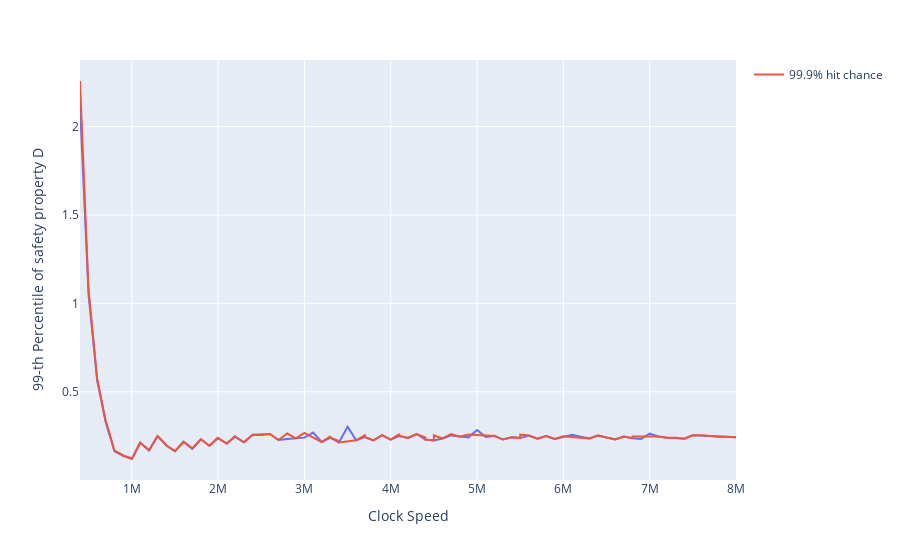

The notebook cell saved with this chart:
### Code cell
plot_job_id('clock_speeds_20241111_0329', mode='clock')
